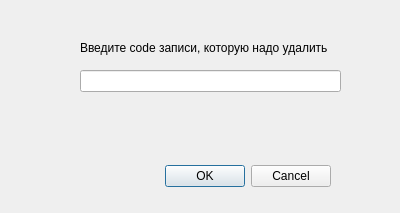
<?xml version="1.0" encoding="UTF-8"?>
<ui version="4.0">
 <class>DelDialog</class>
 <widget class="QDialog" name="DelDialog">
  <property name="geometry">
   <rect>
    <x>0</x>
    <y>0</y>
    <width>400</width>
    <height>213</height>
   </rect>
  </property>
  <property name="windowTitle">
   <string>Dialog</string>
  </property>
  <widget class="QDialogButtonBox" name="buttonBox">
   <property name="geometry">
    <rect>
     <x>-10</x>
     <y>160</y>
     <width>341</width>
     <height>32</height>
    </rect>
   </property>
   <property name="orientation">
    <enum>Qt::Horizontal</enum>
   </property>
   <property name="standardButtons">
    <set>QDialogButtonBox::Cancel|QDialogButtonBox::Ok</set>
   </property>
  </widget>
  <widget class="QLabel" name="messLabel">
   <property name="geometry">
    <rect>
     <x>80</x>
     <y>40</y>
     <width>263</width>
     <height>16</height>
    </rect>
   </property>
   <property name="text">
    <string>Введите code записи, которую надо удалить</string>
   </property>
   <property name="scaledContents">
    <bool>false</bool>
   </property>
  </widget>
  <widget class="QLineEdit" name="lineEdit">
   <property name="geometry">
    <rect>
     <x>80</x>
     <y>70</y>
     <width>261</width>
     <height>22</height>
    </rect>
   </property>
  </widget>
 </widget>
 <resources/>
 <connections>
  <connection>
   <sender>buttonBox</sender>
   <signal>accepted()</signal>
   <receiver>DelDialog</receiver>
   <slot>accept()</slot>
   <hints>
    <hint type="sourcelabel">
     <x>248</x>
     <y>254</y>
    </hint>
    <hint type="destinationlabel">
     <x>157</x>
     <y>274</y>
    </hint>
   </hints>
  </connection>
  <connection>
   <sender>buttonBox</sender>
   <signal>rejected()</signal>
   <receiver>DelDialog</receiver>
   <slot>reject()</slot>
   <hints>
    <hint type="sourcelabel">
     <x>316</x>
     <y>260</y>
    </hint>
    <hint type="destinationlabel">
     <x>286</x>
     <y>274</y>
    </hint>
   </hints>
  </connection>
 </connections>
</ui>
